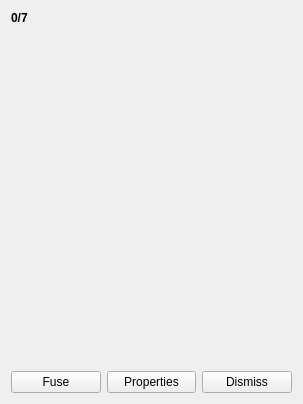
<?xml version="1.0" encoding="UTF-8"?>
<ui version="4.0">
 <class>COMP</class>
 <widget class="QWidget" name="COMP">
  <property name="geometry">
   <rect>
    <x>0</x>
    <y>0</y>
    <width>303</width>
    <height>404</height>
   </rect>
  </property>
  <layout class="QVBoxLayout">
   <item>
    <layout class="QHBoxLayout">
     <item>
      <widget class="QLabel" name="devilCount">
       <property name="font">
        <font>
         <weight>75</weight>
         <bold>true</bold>
        </font>
       </property>
       <property name="text">
        <string>0/7</string>
       </property>
      </widget>
     </item>
    </layout>
   </item>
   <item>
    <widget class="IconListWidget" name="devilList" native="true">
     <property name="sizePolicy">
      <sizepolicy hsizetype="Preferred" vsizetype="Expanding">
       <horstretch>0</horstretch>
       <verstretch>0</verstretch>
      </sizepolicy>
     </property>
    </widget>
   </item>
   <item>
    <layout class="QHBoxLayout">
     <item>
      <widget class="QPushButton" name="fuseButton">
       <property name="text">
        <string>Fuse</string>
       </property>
      </widget>
     </item>
     <item>
      <widget class="QPushButton" name="propButton">
       <property name="text">
        <string>Properties</string>
       </property>
      </widget>
     </item>
     <item>
      <widget class="QPushButton" name="dismissButton">
       <property name="text">
        <string>Dismiss</string>
       </property>
      </widget>
     </item>
    </layout>
   </item>
  </layout>
 </widget>
 <customwidgets>
  <customwidget>
   <class>IconListWidget</class>
   <extends>QWidget</extends>
   <header>IconListWidget.h</header>
   <container>1</container>
  </customwidget>
 </customwidgets>
 <resources/>
 <connections/>
</ui>
